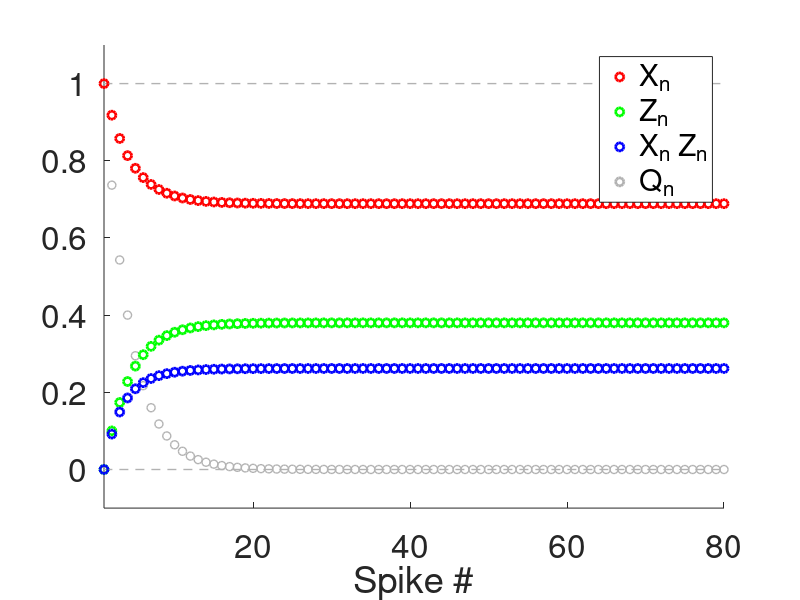

MATLAB code to generate this figure:
% 2021-04-05

% DA model: evolution governed by the solution to the difference equations
% given by
% 
% Xn = Xss + Q(adep,taudep)^(n-1) (X1-Xss)
%
% Zn = Zss = Q(afac,taufac)^(n-1) (Z1-Zss)
%
% Q(astd,taustd) = (1-astd)*exp(-Deltaspk/taustd)
%
% Analysis of the dynamics of Q(astd,taustd)
%
%

clearvars;
close all;

lightblueish = [.4 .6 .9];
lightcoral = [0.94 0.5 0.5];
lightsalmon = [0.9 0.5 0.4];
mediumacquamarine = [0.4 0.8 0.6];
lightgray = [.7 .7 .7];
darkgray = [.3 .3 .3];
darkgray2 = [.1 .1 .1];


% Functions

Q=@(a,tau,Delta) (1-a).*exp(-Delta/tau);
Xbar=@(a,tau,Delta,Xinf) (1-exp(-Delta/tau))*Xinf./(1-(1-a).*exp(-Delta/tau));
Zbar=@(a,tau,Delta,Zinf) ((1-exp(-Delta/tau))*(1-a)*Zinf+a)./(1-(1-a).*exp(-Delta/tau));

% Parameters

% Reference parameter values:
%
% adep = 0.1;
% afac = 0.1;
Xinf = 1;
Zinf = 0;

astp = 0.1;
taustp = 100;

SpkFreqin = 50;
SpkPerin = 1000/SpkFreqin;
Deltaspk = SpkPerin;


Nspk = 100;
nvec = 1:1:Nspk;
Qn = Q(astp,taustp,Deltaspk).^(nvec-1);

% figure
% hold on
% plot(nvec,Qn,'o','Color',lightgray,'linewidth',2);
% axis([1 Nspk -0.1 1.1]);
% set(gca,'fontsize',24);
% xlabel('Spike #');

Xn = Xbar(astp,taustp,Deltaspk,Xinf)*(1-Qn)+Qn*1; 
%Zn = Zbar(astp,taustp,Deltaspk,Zinf)*(1-Qn)+Qn*astp; 
Zn = Zbar(astp,taustp,Deltaspk,Zinf)*(1-Qn)+Qn*0; 

figure
hold on
plot(-100,-100,'or','linewidth',2);
plot(-100,-100,'og','linewidth',2);
plot(-100,-100,'ob','linewidth',2);
plot(-100,-100,'o','Color',lightgray','linewidth',2);
plot([0 Nspk],[0 0],'--','Color',lightgray','linewidth',1);
plot([0 Nspk],[1 1],'--','Color',lightgray','linewidth',1);
plot(nvec,Qn,'o','Color',lightgray,'linewidth',1);
plot(nvec,Xn,'or','linewidth',2);
plot(nvec,Zn,'og','linewidth',2);
plot(nvec,Xn.*Zn,'ob','linewidth',2);
axis([1 80 -0.1 1.1]);
set(gca,'fontsize',24);
xlabel('Spike #');
legend('X_n','Z_n','X_n Z_n','Q_n');



% Time scale for Q (time it takes for Q to decrease from Q=1 to Q = 0.37)
% sgma

alpha = 0.37;
sgma = log(alpha)/log(Q(astp,taustp,Deltaspk));

% % Continuous version
% 
% x = 1:0.01:Nspk;
% Qx = Q(astp,taustp,Deltaspk).^(x-1);
% Qx1 = Qx.*log(Q(astp,taustp,Deltaspk));
% 
% plot(x,Qx,'-r','linewidth',2);
% plot(x,Qx1,'-g','linewidth',2);
